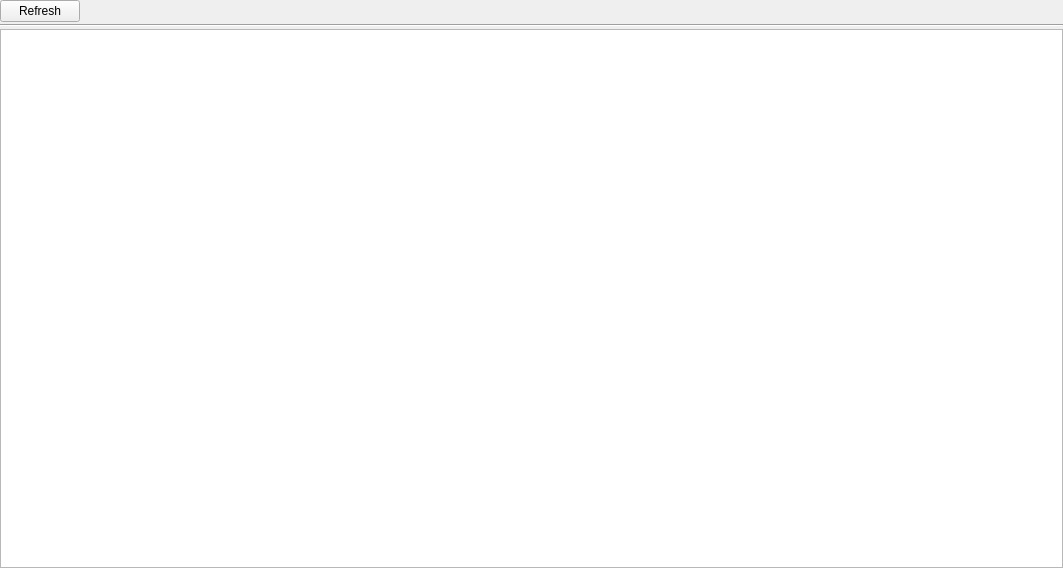
<?xml version="1.0" encoding="UTF-8"?>
<ui version="4.0">
 <class>CSystemDriversWidget</class>
 <widget class="QWidget" name="CSystemDriversWidget">
  <property name="geometry">
   <rect>
    <x>0</x>
    <y>0</y>
    <width>1063</width>
    <height>568</height>
   </rect>
  </property>
  <property name="windowTitle">
   <string>Form</string>
  </property>
  <layout class="QVBoxLayout" name="verticalLayout">
   <property name="spacing">
    <number>2</number>
   </property>
   <property name="leftMargin">
    <number>0</number>
   </property>
   <property name="topMargin">
    <number>0</number>
   </property>
   <property name="rightMargin">
    <number>0</number>
   </property>
   <property name="bottomMargin">
    <number>0</number>
   </property>
   <item>
    <widget class="QFrame" name="frameButtons">
     <layout class="QHBoxLayout" name="hLayoutButtons">
      <property name="spacing">
       <number>2</number>
      </property>
      <property name="leftMargin">
       <number>0</number>
      </property>
      <property name="topMargin">
       <number>0</number>
      </property>
      <property name="rightMargin">
       <number>0</number>
      </property>
      <property name="bottomMargin">
       <number>0</number>
      </property>
      <item>
       <widget class="QPushButton" name="refreshButton">
        <property name="cursor">
         <cursorShape>PointingHandCursor</cursorShape>
        </property>
        <property name="text">
         <string>Refresh</string>
        </property>
       </widget>
      </item>
      <item>
       <spacer name="hSpacerH1">
        <property name="orientation">
         <enum>Qt::Horizontal</enum>
        </property>
        <property name="sizeHint" stdset="0">
         <size>
          <width>40</width>
          <height>20</height>
         </size>
        </property>
       </spacer>
      </item>
     </layout>
    </widget>
   </item>
   <item>
    <widget class="Line" name="line">
     <property name="orientation">
      <enum>Qt::Horizontal</enum>
     </property>
    </widget>
   </item>
   <item>
    <widget class="QTreeView" name="treeView"/>
   </item>
  </layout>
 </widget>
 <resources/>
 <connections/>
</ui>
